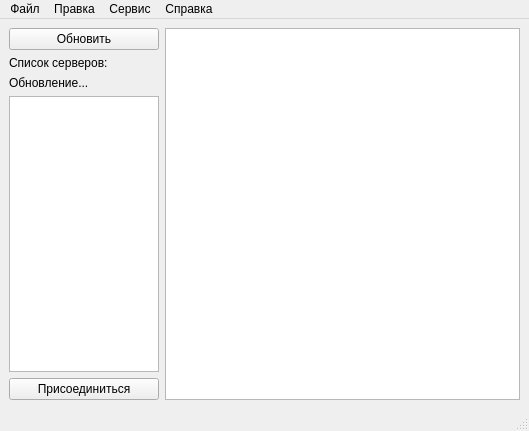
<?xml version="1.0" encoding="UTF-8"?>
<ui version="4.0">
 <class>MainWindow</class>
 <widget class="QMainWindow" name="MainWindow">
  <property name="geometry">
   <rect>
    <x>0</x>
    <y>0</y>
    <width>529</width>
    <height>431</height>
   </rect>
  </property>
  <property name="windowTitle">
   <string>RC клиент</string>
  </property>
  <widget class="QWidget" name="centralwidget">
   <layout class="QHBoxLayout" name="horizontalLayout">
    <item>
     <layout class="QVBoxLayout" name="verticalLayout">
      <item>
       <widget class="QPushButton" name="refreshButton">
        <property name="text">
         <string>Обновить</string>
        </property>
       </widget>
      </item>
      <item>
       <widget class="QLabel" name="label">
        <property name="text">
         <string>Список серверов:</string>
        </property>
       </widget>
      </item>
      <item>
       <widget class="QLabel" name="refreshLabel">
        <property name="text">
         <string>Обновление...</string>
        </property>
       </widget>
      </item>
      <item>
       <widget class="QListWidget" name="serverList">
        <property name="sizePolicy">
         <sizepolicy hsizetype="Fixed" vsizetype="Expanding">
          <horstretch>0</horstretch>
          <verstretch>0</verstretch>
         </sizepolicy>
        </property>
        <property name="maximumSize">
         <size>
          <width>150</width>
          <height>16777215</height>
         </size>
        </property>
       </widget>
      </item>
      <item>
       <widget class="QPushButton" name="connectButton">
        <property name="text">
         <string>Присоединиться</string>
        </property>
       </widget>
      </item>
     </layout>
    </item>
    <item>
     <widget class="QGraphicsView" name="graphicsView"/>
    </item>
   </layout>
  </widget>
  <widget class="QMenuBar" name="menubar">
   <property name="geometry">
    <rect>
     <x>0</x>
     <y>0</y>
     <width>529</width>
     <height>22</height>
    </rect>
   </property>
   <widget class="QMenu" name="menu">
    <property name="title">
     <string>Файл</string>
    </property>
    <addaction name="exit_action"/>
   </widget>
   <widget class="QMenu" name="menu_2">
    <property name="title">
     <string>Правка</string>
    </property>
    <addaction name="viewlog_action"/>
   </widget>
   <widget class="QMenu" name="menu_3">
    <property name="title">
     <string>Сервис</string>
    </property>
    <addaction name="bullshit_action"/>
   </widget>
   <widget class="QMenu" name="menu_4">
    <property name="title">
     <string>Справка</string>
    </property>
    <addaction name="help_action"/>
   </widget>
   <addaction name="menu"/>
   <addaction name="menu_2"/>
   <addaction name="menu_3"/>
   <addaction name="menu_4"/>
  </widget>
  <widget class="QStatusBar" name="statusbar"/>
  <action name="exit_action">
   <property name="text">
    <string>Выход</string>
   </property>
  </action>
  <action name="help_action">
   <property name="text">
    <string>О программе</string>
   </property>
  </action>
  <action name="viewlog_action">
   <property name="text">
    <string>Просмотреть журнал</string>
   </property>
  </action>
  <action name="bullshit_action">
   <property name="text">
    <string>Отправить неверный запрос</string>
   </property>
  </action>
 </widget>
 <resources/>
 <connections/>
</ui>
